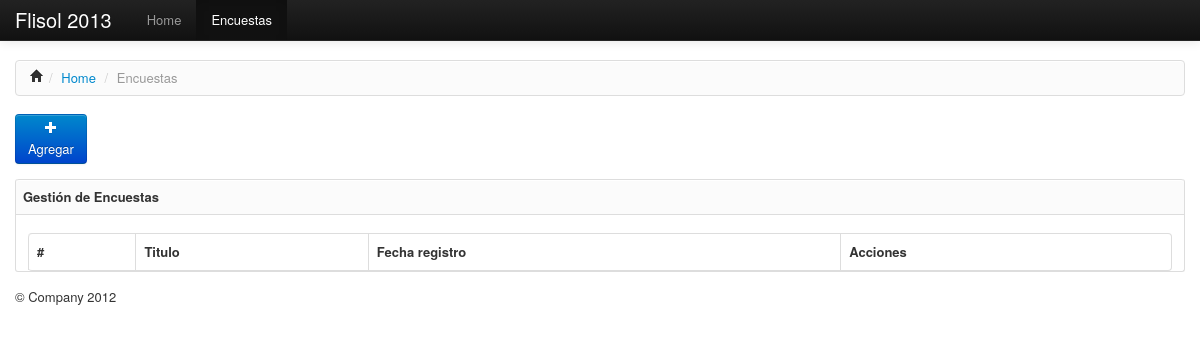
The app's page /app/encuestas (signed in), older data.
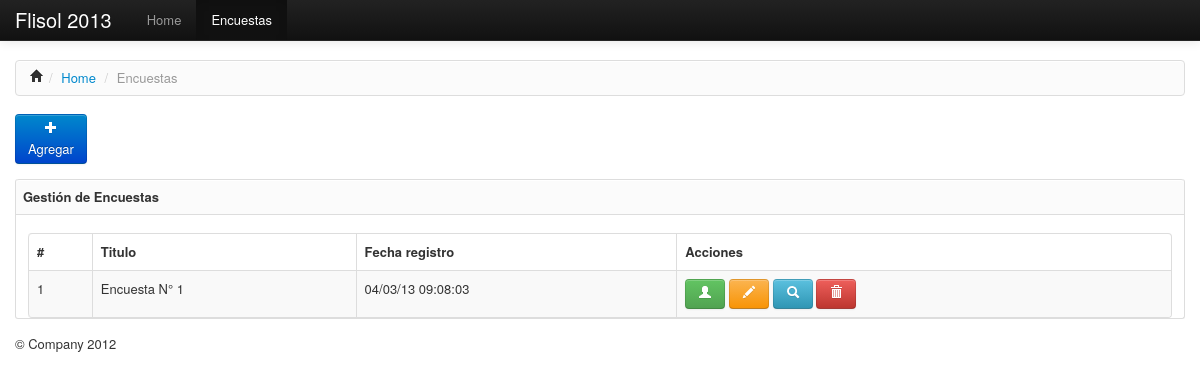
The same page, newer data.
### tables this page shows
CREATE TABLE IF NOT EXISTS `encuestas` (
  `id` int(11) NOT NULL AUTO_INCREMENT,
  `encuesta_titulo` varchar(120) DEFAULT NULL,
  `descripcion` text,
  `fecha_creacion` varchar(45) DEFAULT NULL,
  `usuario_id` int(11) NOT NULL,
  PRIMARY KEY (`id`),
  KEY `fk_encuestas_usuarios1` (`usuario_id`)
);

### config/conexion.php (called while the page is built, shortened)
<?php
function conectar(){
	$conexion=mysql_connect(BD_HOST,BD_USUARIO,BD_PASSWORD);
	return($conexion);
}
function query_data($consulta){
	$data=mysql_query($consulta);
	while($tupla=mysql_fetch_array($data)):
		$tuplas[]=$tupla;
	endwhile;
	return($tuplas);
}
?>

### app/encuestas/index.php (the view, shortened to what this page needs)
<?php
	require_once('../../config/conexion.php');
?>
<?php head();?>
	<div class="navbar navbar-inverse navbar-fixed-top">
		<div class="navbar-inner">
			<div class="container">
				<a class="brand" href="#">Flisol 2013</a>
				<div class="nav-collapse">
					<ul class="nav">
						<li><a href="index.php">Home</a></li>
						<li class="active"><a href="../encuestas">Encuestas</a></li>
					</ul>
				</div>
			</div>
		</div>
	</div>
	<div class="container">
		<ul class="breadcrumb">
			<li><a href="#"><i class="icon-home"></i></a><span class="divider">/</span>
			</li>
	    	<li><a href="#">Home</a> <span class="divider">/</span></li>
	    	<li class="active">Encuestas</li>
    	</ul>
    	<div class="row">
    		<div class="span1">
				<a href="agregar.php" class="btn btn-primary">
					<i class="icon-plus icon-white"></i><br>Agregar
				</a>
			</div>
    	</div>
    	<?php
    		$encuestas = @query_data("SELECT * FROM encuestas");
    	?>
    	<div class="row-fluid">
    		<div class="span12">
    			<div class="box">
    				<h4 class="box-header round-top">Gestión de Encuestas</h4>
    				<div class="box-content">
    					<table class="table table-striped table-bordered dataTable">
    						<thead>
    							<th>#</th>
    							<th>Titulo</th>
    							<th>Fecha registro</th>
    							<th>Acciones</th>
    						</thead>
    						<tbody>
    							<?php if(!empty($encuestas)):?>
    							<?php foreach ($encuestas as $encuesta): ?>
								<tr>
									<td><?php echo $encuesta['id']; ?></td>
							        <td><?php echo utf8_encode($encuesta['encuesta_titulo']); ?></td>
									<td>
										<?php setlocale(LC_TIME, "spanish");
											$fecha = strftime(" %d/%m/%y %H:%M:%S ",strtotime($encuesta['fecha_creacion']));
											echo $fecha;
										?>
									</td>
									<td>
										<a class="btn btn-success" title="Asignar encuesta" href="asignar.php?id=<?php echo $encuesta['id']?>">
											<i class="icon-user icon-white"></i>
										</a>
										<a class="btn btn-warning" title="Editar encuesta" href="editar.php?id=<?php echo $encuesta['id']?>">
											<i class="icon-pencil icon-white"></i>
										</a>
										<a class="btn btn-info" title="Ver encuesta" href="encuesta.php?id=<?php echo $encuesta['id']?>">
											<i class="icon-search icon-white"></i>
										</a>
										<a class="btn btn-danger" onclick="return confirm('¿Está seguro?');" title="Eliminar" href="#">
											<i class="icon-trash icon-white"></i>
										</a>
							         </td>
								</tr>
							    <?php endforeach; ?>
							<?php endif;?>
    						</tbody>
    					</table>
    				</div>
    			</div>
    		</div>
    	</div>
	</div>
<?php footer();?>

### app/recursos/head.php (shortened to what this page needs)
<?php function head(){ ?>
<!DOCTYPE html>
<html lang="en">
<head>
	<link rel="stylesheet" type="text/css" href="<?php echo URL_APP;?>recursos/css/bootstrap.min.css" />
	<link rel="stylesheet" type="text/css" href="<?php echo URL_APP;?>recursos/css/estilo.css">
	<link rel="stylesheet" type="text/css" href="<?php echo URL_APP;?>recursos/css/bootstrap-responsive.min.css" />
</head>
<body>
<?php };?>

### app/recursos/footer.php
<?php function footer(){?>
	<div class="container">
		<footer>
			<p>&copy; Company 2012</p>
		</footer>
	</div>
</body>
</html>
<?php };?>

### app/recursos/css/estilo.css (style rules this page uses)
body { padding-top: 60px; font-size: 13px; }
.btn { font-size: 13px; }
.breadcrumb { background-color: #FBFBFB; background-image: -moz-linear-gradient(center top , #FFFFFF, #F5F5F5); background-repeat: repeat-x; border: 1px solid #DDDDDD; box-shadow: 0 1px 0 #FFFFFF inset; list-style: none outside none; margin: 0 0 18px; padding: 7px 14px; }
.box { border: 1px solid #ddd; border-radius: 3px 3px 3px 3px; border-width: 0 1px 1px; margin: 15px 0; }
.box:before, .box:after { content: ""; display: table; line-height: 0; }
.box:after { clear: both; }
.box h4.box-header { background-color: #FBFBFB; background-image: -moz-linear-gradient(center top , #FFFFFF, #F5F5F5); background-repeat: repeat-x; border-top: 1px solid #ddd; border-bottom: 1px solid #ddd; box-shadow: 0 1px 0 #FFFFFF inset; font-size: 13px; list-style: none outside none; margin: 0; padding: 7px; size: 10px; }
.box-content { padding: 18px 12px 0; }
.round-top { border-radius: 3px 3px 0 0; }
table.dataTable { margin:0; }

Row changes from the older to the newer data that the page shows:
added encuestas: id "1", encuesta_titulo "Encuesta N° 1", fecha_creacion "04/03/13 09:08:03"
